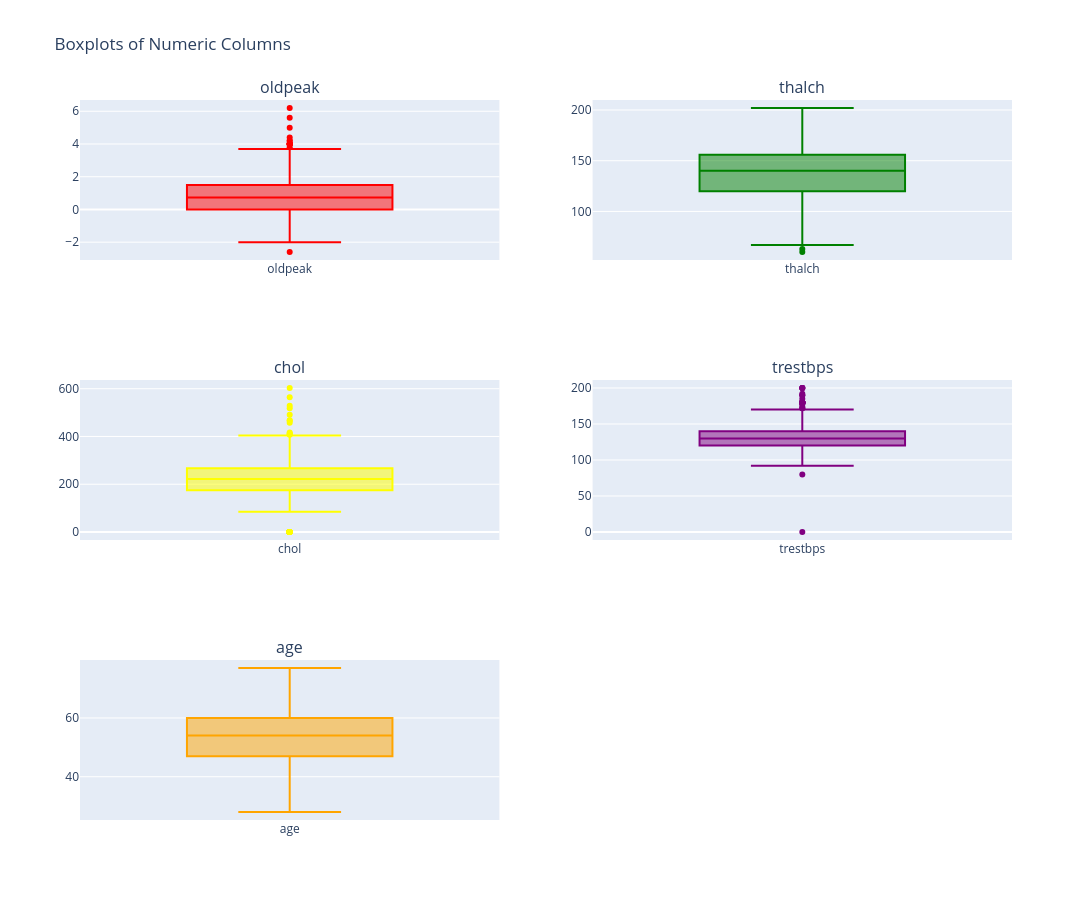

The code cell stored with this chart in its notebook:
### Code cell
import plotly.graph_objects as go
from plotly.subplots import make_subplots

colors = ['red', 'green', 'yellow', 'purple', 'orange']
fig = make_subplots(rows=3, cols=2, subplot_titles=numeric_cols)

for i, col in enumerate(numeric_cols):
    row = (i // 2) + 1
    col_pos = (i % 2) + 1
    fig.add_trace(
        go.Box(y=df[col], name=col, marker_color=colors[i % len(colors)]),
        row=row, col=col_pos
    )

fig.update_layout(height=900, width=1200, showlegend=False, title_text="Boxplots of Numeric Columns")
fig.show()

### Figure 1 — Plotly figure (JSON) as saved in the notebook; plotly's stock layout.template omitted (floating-point values rounded to 4 significant figures; data arrays with more than 128 entries replaced by an {"elided": "..."} marker saying what was removed)
{"data": [{"marker": {"color": "red"}, "name": "oldpeak", "type": "box", "xaxis": "x", "y": {"elided": "920 float values"}, "yaxis": "y"}, {"marker": {"color": "green"}, "name": "thalch", "type": "box", "xaxis": "x2", "y": {"elided": "920 float values"}, "yaxis": "y2"}, {"marker": {"color": "yellow"}, "name": "chol", "type": "box", "xaxis": "x3", "y": {"elided": "920 float values"}, "yaxis": "y3"}, {"marker": {"color": "purple"}, "name": "trestbps", "type": "box", "xaxis": "x4", "y": {"elided": "920 float values"}, "yaxis": "y4"}, {"marker": {"color": "orange"}, "name": "age", "type": "box", "xaxis": "x5", "y": {"elided": "920 float values"}, "yaxis": "y5"}], "layout": {"annotations": [{"font": {"size": 16}, "showarrow": false, "text": "oldpeak", "x": 0.225, "xanchor": "center", "xref": "paper", "y": 1, "yanchor": "bottom", "yref": "paper"}, {"font": {"size": 16}, "showarrow": false, "text": "thalch", "x": 0.775, "xanchor": "center", "xref": "paper", "y": 1, "yanchor": "bottom", "yref": "paper"}, {"font": {"size": 16}, "showarrow": false, "text": "chol", "x": 0.225, "xanchor": "center", "xref": "paper", "y": 0.6111, "yanchor": "bottom", "yref": "paper"}, {"font": {"size": 16}, "showarrow": false, "text": "trestbps", "x": 0.775, "xanchor": "center", "xref": "paper", "y": 0.6111, "yanchor": "bottom", "yref": "paper"}, {"font": {"size": 16}, "showarrow": false, "text": "age", "x": 0.225, "xanchor": "center", "xref": "paper", "y": 0.2222, "yanchor": "bottom", "yref": "paper"}], "height": 900, "showlegend": false, "title": {"text": "Boxplots of Numeric Columns"}, "width": 1200, "xaxis": {"anchor": "y", "domain": [0, 0.45]}, "xaxis2": {"anchor": "y2", "domain": [0.55, 1]}, "xaxis3": {"anchor": "y3", "domain": [0, 0.45]}, "xaxis4": {"anchor": "y4", "domain": [0.55, 1]}, "xaxis5": {"anchor": "y5", "domain": [0, 0.45]}, "xaxis6": {"anchor": "y6", "domain": [0.55, 1]}, "yaxis": {"anchor": "x", "domain": [0.7778, 1]}, "yaxis2": {"anchor": "x2", "domain": [0.7778, 1]}, "yaxis3": {"anchor": "x3", "domain": [0.3889, 0.6111]}, "yaxis4": {"anchor": "x4", "domain": [0.3889, 0.6111]}, "yaxis5": {"anchor": "x5", "domain": [0, 0.2222]}, "yaxis6": {"anchor": "x6", "domain": [0, 0.2222]}}}
